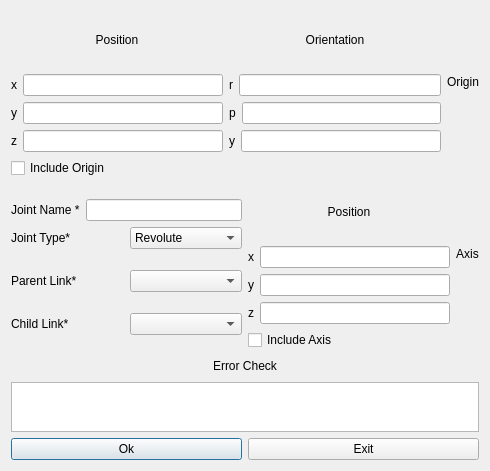
<?xml version="1.0" encoding="UTF-8"?>
<ui version="4.0">
 <class>AddJoint</class>
 <widget class="QDialog" name="AddJoint">
  <property name="geometry">
   <rect>
    <x>0</x>
    <y>0</y>
    <width>490</width>
    <height>471</height>
   </rect>
  </property>
  <property name="windowTitle">
   <string>Dialog</string>
  </property>
  <layout class="QVBoxLayout" name="verticalLayout_5">
   <item>
    <layout class="QVBoxLayout" name="verticalLayout_4">
     <item>
      <layout class="QVBoxLayout" name="Origin_Axis">
       <item>
        <layout class="QVBoxLayout" name="Origin">
         <item>
          <layout class="QHBoxLayout" name="horizontalLayout_15">
           <item>
            <layout class="QHBoxLayout" name="horizontalLayout_22">
             <item>
              <layout class="QVBoxLayout" name="verticalLayout_12">
               <item>
                <widget class="QLabel" name="position_label">
                 <property name="text">
                  <string>Position</string>
                 </property>
                 <property name="alignment">
                  <set>Qt::AlignCenter</set>
                 </property>
                </widget>
               </item>
               <item>
                <layout class="QHBoxLayout" name="horizontalLayout_3">
                 <item>
                  <widget class="QLabel" name="x_label">
                   <property name="text">
                    <string>x</string>
                   </property>
                   <property name="alignment">
                    <set>Qt::AlignCenter</set>
                   </property>
                  </widget>
                 </item>
                 <item>
                  <widget class="QLineEdit" name="x"/>
                 </item>
                </layout>
               </item>
               <item>
                <layout class="QHBoxLayout" name="horizontalLayout_4">
                 <item>
                  <widget class="QLabel" name="y_label">
                   <property name="text">
                    <string>y</string>
                   </property>
                   <property name="alignment">
                    <set>Qt::AlignCenter</set>
                   </property>
                  </widget>
                 </item>
                 <item>
                  <widget class="QLineEdit" name="y"/>
                 </item>
                </layout>
               </item>
               <item>
                <layout class="QHBoxLayout" name="horizontalLayout_5">
                 <item>
                  <widget class="QLabel" name="z_label">
                   <property name="text">
                    <string>z</string>
                   </property>
                   <property name="alignment">
                    <set>Qt::AlignCenter</set>
                   </property>
                  </widget>
                 </item>
                 <item>
                  <widget class="QLineEdit" name="z"/>
                 </item>
                </layout>
               </item>
              </layout>
             </item>
             <item>
              <layout class="QVBoxLayout" name="verticalLayout_11">
               <item>
                <widget class="QLabel" name="orientation_label">
                 <property name="text">
                  <string>Orientation</string>
                 </property>
                 <property name="alignment">
                  <set>Qt::AlignCenter</set>
                 </property>
                </widget>
               </item>
               <item>
                <layout class="QHBoxLayout" name="horizontalLayout_9">
                 <item>
                  <widget class="QLabel" name="roll_label">
                   <property name="text">
                    <string>r</string>
                   </property>
                   <property name="alignment">
                    <set>Qt::AlignCenter</set>
                   </property>
                  </widget>
                 </item>
                 <item>
                  <widget class="QLineEdit" name="roll"/>
                 </item>
                </layout>
               </item>
               <item>
                <layout class="QHBoxLayout" name="horizontalLayout_10">
                 <item>
                  <widget class="QLabel" name="pitch_label">
                   <property name="text">
                    <string>p</string>
                   </property>
                   <property name="alignment">
                    <set>Qt::AlignCenter</set>
                   </property>
                  </widget>
                 </item>
                 <item>
                  <widget class="QLineEdit" name="pitch"/>
                 </item>
                </layout>
               </item>
               <item>
                <layout class="QHBoxLayout" name="horizontalLayout_11">
                 <item>
                  <widget class="QLabel" name="yaw_label">
                   <property name="text">
                    <string>y</string>
                   </property>
                   <property name="alignment">
                    <set>Qt::AlignCenter</set>
                   </property>
                  </widget>
                 </item>
                 <item>
                  <widget class="QLineEdit" name="yaw"/>
                 </item>
                </layout>
               </item>
              </layout>
             </item>
            </layout>
           </item>
           <item>
            <widget class="QLabel" name="origin_label">
             <property name="text">
              <string>Origin</string>
             </property>
             <property name="alignment">
              <set>Qt::AlignCenter</set>
             </property>
            </widget>
           </item>
          </layout>
         </item>
         <item>
          <widget class="QCheckBox" name="includeorigin">
           <property name="text">
            <string>Include Origin</string>
           </property>
          </widget>
         </item>
        </layout>
       </item>
       <item>
        <layout class="QHBoxLayout" name="horizontalLayout_17">
         <item>
          <layout class="QVBoxLayout" name="verticalLayout_2">
           <item>
            <layout class="QVBoxLayout" name="verticalLayout">
             <item>
              <layout class="QHBoxLayout" name="horizontalLayout">
               <item>
                <widget class="QLabel" name="joint_name_label">
                 <property name="text">
                  <string>Joint Name *</string>
                 </property>
                </widget>
               </item>
               <item>
                <widget class="QLineEdit" name="joint_name"/>
               </item>
              </layout>
             </item>
             <item>
              <layout class="QHBoxLayout" name="horizontalLayout_2">
               <item>
                <widget class="QLabel" name="joint_type_label">
                 <property name="text">
                  <string>Joint Type*</string>
                 </property>
                </widget>
               </item>
               <item>
                <widget class="QComboBox" name="joint_type">
                 <item>
                  <property name="text">
                   <string>Revolute</string>
                  </property>
                 </item>
                 <item>
                  <property name="text">
                   <string>Continuous</string>
                  </property>
                 </item>
                 <item>
                  <property name="text">
                   <string>Prismatic</string>
                  </property>
                 </item>
                 <item>
                  <property name="text">
                   <string>Fixed</string>
                  </property>
                 </item>
                 <item>
                  <property name="text">
                   <string>Floating</string>
                  </property>
                 </item>
                 <item>
                  <property name="text">
                   <string>Planar</string>
                  </property>
                 </item>
                </widget>
               </item>
              </layout>
             </item>
            </layout>
           </item>
           <item>
            <layout class="QHBoxLayout" name="horizontalLayout_7">
             <item>
              <widget class="QLabel" name="parent_link_label">
               <property name="text">
                <string>Parent Link*</string>
               </property>
              </widget>
             </item>
             <item>
              <widget class="QComboBox" name="parent_link"/>
             </item>
            </layout>
           </item>
           <item>
            <layout class="QHBoxLayout" name="horizontalLayout_6">
             <item>
              <widget class="QLabel" name="child_link_label">
               <property name="text">
                <string>Child Link*</string>
               </property>
              </widget>
             </item>
             <item>
              <widget class="QComboBox" name="child_link"/>
             </item>
            </layout>
           </item>
          </layout>
         </item>
         <item>
          <layout class="QVBoxLayout" name="verticalLayout_3">
           <item>
            <layout class="QHBoxLayout" name="horizontalLayout_14">
             <item>
              <layout class="QHBoxLayout" name="horizontalLayout_23">
               <item>
                <layout class="QVBoxLayout" name="verticalLayout_13">
                 <item>
                  <widget class="QLabel" name="axis_position_label">
                   <property name="text">
                    <string>Position</string>
                   </property>
                   <property name="alignment">
                    <set>Qt::AlignCenter</set>
                   </property>
                  </widget>
                 </item>
                 <item>
                  <layout class="QHBoxLayout" name="horizontalLayout_8">
                   <item>
                    <widget class="QLabel" name="axis_x_label">
                     <property name="text">
                      <string>x</string>
                     </property>
                     <property name="alignment">
                      <set>Qt::AlignCenter</set>
                     </property>
                    </widget>
                   </item>
                   <item>
                    <widget class="QLineEdit" name="axis_x"/>
                   </item>
                  </layout>
                 </item>
                 <item>
                  <layout class="QHBoxLayout" name="horizontalLayout_12">
                   <item>
                    <widget class="QLabel" name="axis_y_label">
                     <property name="text">
                      <string>y</string>
                     </property>
                     <property name="alignment">
                      <set>Qt::AlignCenter</set>
                     </property>
                    </widget>
                   </item>
                   <item>
                    <widget class="QLineEdit" name="axis_y"/>
                   </item>
                  </layout>
                 </item>
                 <item>
                  <layout class="QHBoxLayout" name="horizontalLayout_13">
                   <item>
                    <widget class="QLabel" name="axis_z_label">
                     <property name="text">
                      <string>z</string>
                     </property>
                     <property name="alignment">
                      <set>Qt::AlignCenter</set>
                     </property>
                    </widget>
                   </item>
                   <item>
                    <widget class="QLineEdit" name="axis_z"/>
                   </item>
                  </layout>
                 </item>
                </layout>
               </item>
              </layout>
             </item>
             <item>
              <widget class="QLabel" name="axis_label">
               <property name="text">
                <string>Axis</string>
               </property>
               <property name="alignment">
                <set>Qt::AlignCenter</set>
               </property>
              </widget>
             </item>
            </layout>
           </item>
           <item>
            <widget class="QCheckBox" name="includeaxis">
             <property name="text">
              <string>Include Axis</string>
             </property>
            </widget>
           </item>
          </layout>
         </item>
        </layout>
       </item>
      </layout>
     </item>
     <item>
      <widget class="QLabel" name="errorlist_label">
       <property name="maximumSize">
        <size>
         <width>16777215</width>
         <height>20</height>
        </size>
       </property>
       <property name="text">
        <string>Error Check</string>
       </property>
       <property name="alignment">
        <set>Qt::AlignCenter</set>
       </property>
      </widget>
     </item>
     <item>
      <widget class="QTextBrowser" name="errorlist">
       <property name="maximumSize">
        <size>
         <width>16777215</width>
         <height>50</height>
        </size>
       </property>
      </widget>
     </item>
     <item>
      <layout class="QHBoxLayout" name="horizontalLayout_16">
       <item>
        <widget class="QPushButton" name="ok">
         <property name="text">
          <string>Ok</string>
         </property>
        </widget>
       </item>
       <item>
        <widget class="QPushButton" name="exit">
         <property name="text">
          <string>Exit</string>
         </property>
        </widget>
       </item>
      </layout>
     </item>
    </layout>
   </item>
  </layout>
 </widget>
 <resources/>
 <connections/>
</ui>
